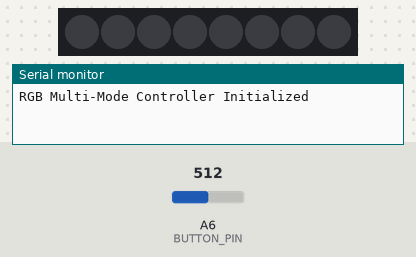
This sketch was run on a simulated Arduino Nano, built with avr-gcc and run on an emulated ATmega328P. Parts: 8 RGB LEDs in strip order, left to right, the last lines printed to the serial monitor. The inputs (shaded band) are chosen by the test bench; at power-on: A6 (BUTTON_PIN) = 512. Dim RGB values are drawn brighter than linear.

Above: at 1.2 s.
1.3 s: A6 (BUTTON_PIN) set to 715
2.8 s: A6 (BUTTON_PIN) set to 731
At 2.96 s:
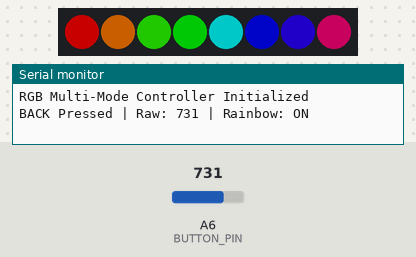
5.2 s: A6 (BUTTON_PIN) set to 790
At 5.52 s:
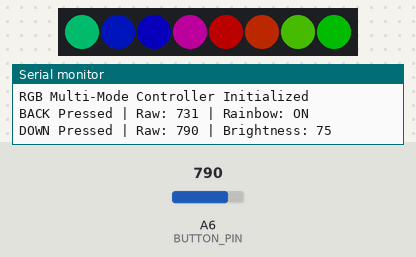
8.1 s: A6 (BUTTON_PIN) set to 855
At 8.72 s:
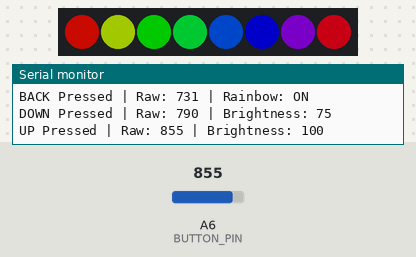
Timing chart, 0 to 10.7 s (numbered marks = the images above; inputs shaded):
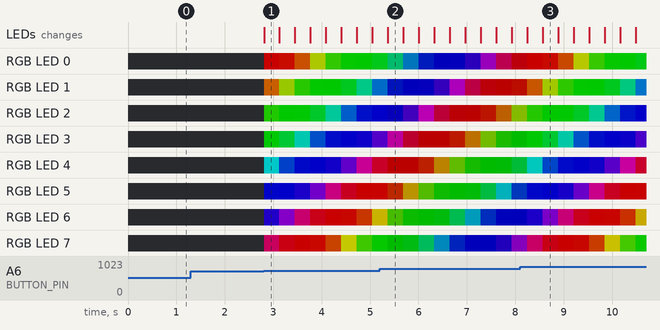

Measured:
- the behaviour switches between 724 and 725 on A6 (BUTTON_PIN) (found by bisection; images 0 and 1)
- after the input at 1.3 s, every drawn part: stays the same

The sketch:

Project_03.ino
```cpp
#include <Adafruit_NeoPixel.h>

#define LED_PIN     11
#define NUM_LEDS    8
#define BUTTON_PIN  A6

Adafruit_NeoPixel strip(NUM_LEDS, LED_PIN, NEO_GRB + NEO_KHZ800);

// Calibrated Ranges (Aapke Board ki Exact Values)
#define BTN_SELECT_MIN 920
#define BTN_SELECT_MAX 945
#define BTN_UP_MIN     845
#define BTN_UP_MAX     865
#define BTN_DOWN_MIN   780
#define BTN_DOWN_MAX   800
#define BTN_BACK_MIN   725
#define BTN_BACK_MAX   745

enum Button { BTN_NONE, BTN_SELECT, BTN_UP, BTN_DOWN, BTN_BACK };

bool torch = false;
bool rainbow = false;
int brightness = 100;
uint16_t hue = 0;

Button lastButton = BTN_NONE;
unsigned long lastDebounceTime = 0;
const unsigned long debounceDelay = 200;
unsigned long lastRainbowUpdate = 0;

Button readKeypad() {
  int val = analogRead(BUTTON_PIN);
  if (val >= BTN_SELECT_MIN && val <= BTN_SELECT_MAX) return BTN_SELECT;
  if (val >= BTN_UP_MIN     && val <= BTN_UP_MAX)     return BTN_UP;
  if (val >= BTN_DOWN_MIN   && val <= BTN_DOWN_MAX)   return BTN_DOWN;
  if (val >= BTN_BACK_MIN   && val <= BTN_BACK_MAX)   return BTN_BACK;
  return BTN_NONE;
}

void showTorch() {
  strip.setBrightness(brightness);
  if (torch) {
    for (int i = 0; i < NUM_LEDS; i++) {
      strip.setPixelColor(i, strip.Color(255, 255, 255)); // White Light
    }
  } else {
    strip.clear();
  }
  strip.show();
}

void setup() {
  Serial.begin(9600);
  strip.begin();
  strip.clear();
  strip.show();
  Serial.println(F("RGB Multi-Mode Controller Initialized"));
}

void loop() {
  Button currentBtn = readKeypad();
  int rawADC = analogRead(BUTTON_PIN);

  // Single press detection with debounce
  if (currentBtn != BTN_NONE && currentBtn != lastButton && (millis() - lastDebounceTime > debounceDelay)) {
    lastDebounceTime = millis();

    // 1. SELECT Button (931 - 932) -> Torch ON/OFF
    if (currentBtn == BTN_SELECT) {
      torch = !torch;
      rainbow = false;

      Serial.print(F("SELECT Pressed | Raw: "));
      Serial.print(rawADC);
      Serial.print(F(" | Torch: "));
      Serial.println(torch ? F("ON") : F("OFF"));

      showTorch();
    }

    // 2. BACK Button (733 - 734) -> Rainbow Mode Toggle
    else if (currentBtn == BTN_BACK) {
      rainbow = !rainbow;
      torch = false;

      Serial.print(F("BACK Pressed | Raw: "));
      Serial.print(rawADC);
      Serial.print(F(" | Rainbow: "));
      Serial.println(rainbow ? F("ON") : F("OFF"));

      if (!rainbow) {
        strip.clear();
        strip.show();
      }
    }

    // 3. UP Button (853 - 855) -> Increase Brightness
    else if (currentBtn == BTN_UP) {
      brightness += 25;
      if (brightness > 255) brightness = 255;

      Serial.print(F("UP Pressed | Raw: "));
      Serial.print(rawADC);
      Serial.print(F(" | Brightness: "));
      Serial.println(brightness);

      if (torch) showTorch();
    }

    // 4. DOWN Button (789 - 790) -> Decrease Brightness
    else if (currentBtn == BTN_DOWN) {
      brightness -= 25;
      if (brightness < 20) brightness = 20;

      Serial.print(F("DOWN Pressed | Raw: "));
      Serial.print(rawADC);
      Serial.print(F(" | Brightness: "));
      Serial.println(brightness);

      if (torch) showTorch();
    }
  }

  lastButton = currentBtn;

  // Non-blocking Rainbow Animation
  if (rainbow && (millis() - lastRainbowUpdate > 20)) {
    lastRainbowUpdate = millis();
    strip.setBrightness(brightness);

    for (int i = 0; i < NUM_LEDS; i++) {
      strip.setPixelColor(i, strip.gamma32(strip.ColorHSV(hue + (i * 65536L / NUM_LEDS))));
    }
    strip.show();
    hue += 256;
  }
}
```
